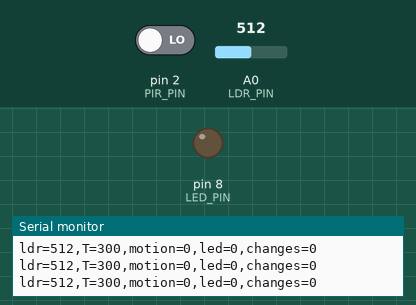
Simulated run of this sketch. Board: Arduino Uno, built with avr-gcc and run on an emulated ATmega328P. Parts: output pins drawn as LEDs (lit = HIGH), the last lines printed to the serial monitor. Inputs (shaded band) come from the test bench; at power-on: A0 (LDR_PIN) = 512, pin 2 (PIR_PIN) LOW. Random numbers use the default seed unless the sketch sets one.

Above: at 5.7 s.
5.8 s: A0 (LDR_PIN) set to 104
7.3 s: A0 (LDR_PIN) set to 90
8.8 s: pin 2 (PIR_PIN) driven HIGH
At 9.5 s:
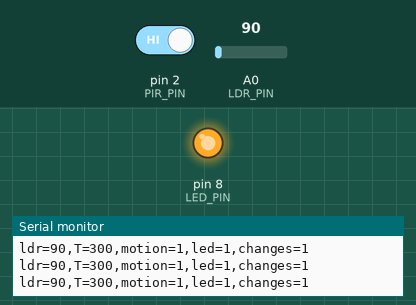
10.4 s: pin 2 (PIR_PIN) driven LOW
At 11.2 s:
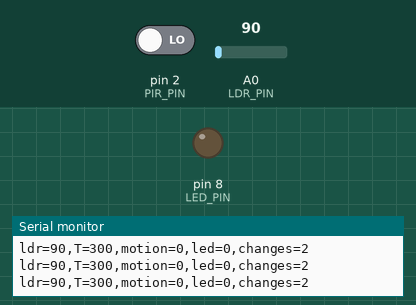
Timing chart, 0 to 12.9 s (numbered marks = the images above; inputs shaded):
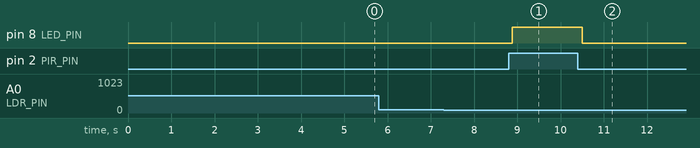

Measured:
- after the input at 8.8 s, pin 8 (LED_PIN): LOW → HIGH after 0.08 s
- after the input at 10.4 s, pin 8 (LED_PIN): HIGH → LOW after 0.10 s

The sketch:

streetlight_v2.ino
```cpp
#define USE_CONTROL 1        // 0 = plain threshold (v1), 1 = hysteresis + averaging (v2)

const int LDR_PIN = A0;
const int PIR_PIN = 2;
const int LED_PIN = 8;

const int T_MIN = 50, T_MAX = 900;   // allowed threshold range (ADC counts)
const int HYST  = 40;                // v2: extra counts needed to leave "dark"
const int NOISE = 30;                // injected noise amplitude (counts)
const int N     = 5;                 // v2: moving-average window

int darkT = 300;                     // configurable threshold, default 300
bool noiseOn = false;                // test hook: software-injected noise
bool dark = false;
int buf[N]; int idx = 0; long sum = 0;
bool lastLed = false;
unsigned long changes = 0;

void setup() {
  pinMode(PIR_PIN, INPUT);
  pinMode(LED_PIN, OUTPUT);
  Serial.begin(9600);
  int first = analogRead(LDR_PIN);
  for (int i = 0; i < N; i++) { buf[i] = first; sum += first; }
  Serial.println("READY T=300");
}

void handleSerial() {
  if (!Serial.available()) return;
  String s = Serial.readStringUntil('\n');
  s.trim();
  if (s.startsWith("T=")) {
    long v = s.substring(2).toInt();   // text gives 0, which is out of range
    if (v >= T_MIN && v <= T_MAX) { darkT = (int)v; Serial.print("OK T="); Serial.println(darkT); }
    else Serial.println("ERR range 50-900");
  } else if (s == "N=1") { noiseOn = true;  Serial.println("OK N=1"); }
  else if (s == "N=0")   { noiseOn = false; Serial.println("OK N=0"); }
  else Serial.println("ERR unknown");
}

void loop() {
  handleSerial();
  int raw = analogRead(LDR_PIN);
  if (noiseOn) raw = constrain(raw + random(-NOISE, NOISE + 1), 0, 1023);
  bool motion = (digitalRead(PIR_PIN) == HIGH);

#if USE_CONTROL
  sum -= buf[idx]; buf[idx] = raw; sum += raw; idx = (idx + 1) % N;
  int value = sum / N;
  if (!dark && value < darkT) dark = true;
  else if (dark && value > darkT + HYST) dark = false;
#else
  int value = raw;
  dark = (value < darkT);
#endif

  bool led = dark && motion;
  digitalWrite(LED_PIN, led ? HIGH : LOW);
  if (led != lastLed) { changes++; lastLed = led; }

  Serial.print("ldr="); Serial.print(value);
  Serial.print(",T="); Serial.print(darkT);
  Serial.print(",motion="); Serial.print(motion);
  Serial.print(",led="); Serial.print(led);
  Serial.print(",changes="); Serial.println(changes);
  delay(100);
}
```
